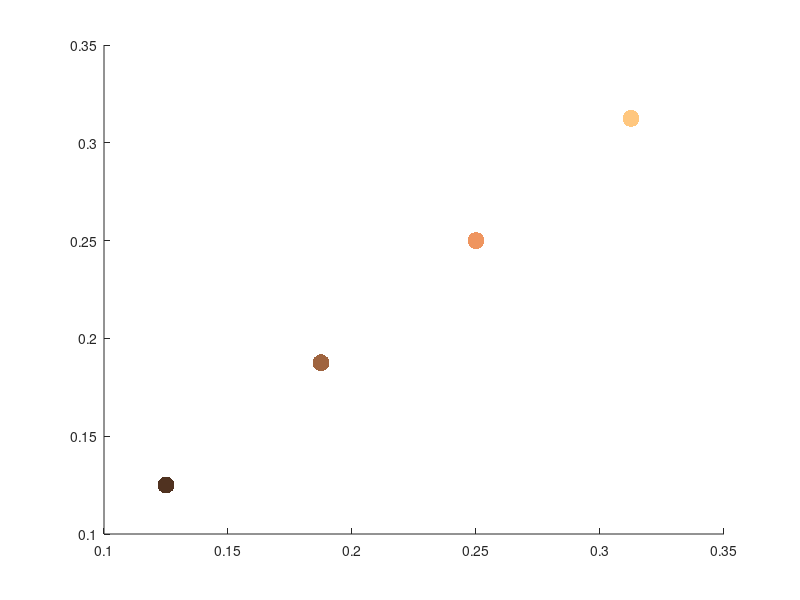

MATLAB code for this plot: (Note: this script raises an error after producing the figure.)
%% Plot p(t) together with the travelling wave fixed points
clear all
close all
clc
%%
WxWy_all = [1 0; 0 1; 1 1; 1 2; 2 1];
nc_all = [1 1 3/2 2 5/2];
num_types = numel(nc_all);

% Parameters
gz = 16;

% Plot
WxWy_str = {};
h = figure;
cmap = colormap(copper(num_types));
markers = {'o', 'd'};
hold on
for nwaves = 1:2
    p_all = 2*nc_all/gz*nwaves;
    
    % scatter 
    sz = 150; % default=36
    for i=1:num_types
        scatter(p_all(i), p_all(i), sz, cmap(i,:), markers{nwaves}, 'filled');
    end
    
    % update legend
    WxWy_str = sprintfc('(Wx, Wy) = (%d %d)', WxWy_all);
    WxWy_str = [WxWy_str; WxWy_str];
end
legend(WxWy_str);
xlim([0 1]);
ylim([0 1]);